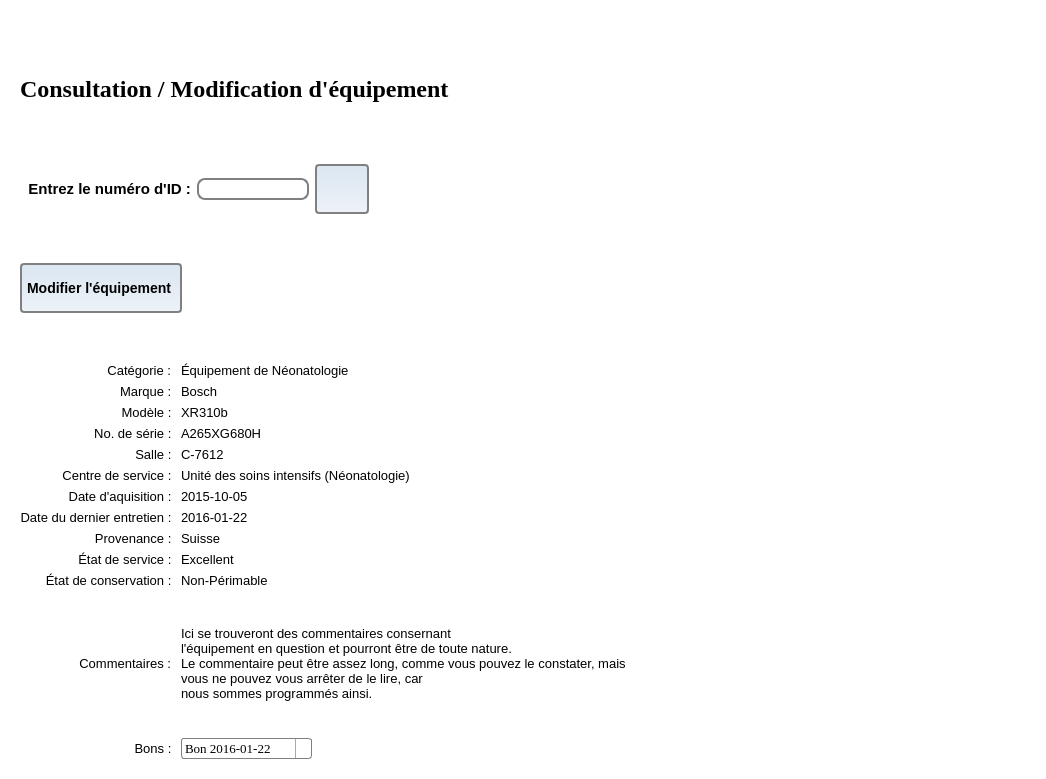
<?xml version="1.0" encoding="UTF-8"?>
<ui version="4.0">
 <class>BackgroundFrame</class>
 <widget class="QWidget" name="BackgroundFrame">
  <property name="geometry">
   <rect>
    <x>0</x>
    <y>0</y>
    <width>1046</width>
    <height>779</height>
   </rect>
  </property>
  <property name="windowTitle">
   <string>Form</string>
  </property>
  <property name="styleSheet">
   <string notr="true">#BackgroundFrame {
background: white;
}</string>
  </property>
  <layout class="QGridLayout" name="gridLayout">
   <item row="0" column="0">
    <widget class="QWidget" name="MainFrame" native="true">
     <property name="styleSheet">
      <string notr="true">#ConsultationEquip {
background: gray;
}

#MainFrame {
background: white;
}
QLineEdit {
padding: 1px;
border-style: solid;
border: 2px solid gray;
border-radius: 8px;
min-width: 50px
}

QPushButton {
color: black;
background-color: qlineargradient(x1: 0, y1: 1, x2: 0, y2: 0, stop: 0 #edf2f8, stop: 1 #dae6f1);
border-width: 2px;
border-color: grey;
border-style: solid;
border-radius: 4px;
padding: 3px;
font: bold 14px;
padding-left: 5px;
padding-right: 5px;
min-width: 40px;
max-width:220px;
min-height: 40px;
max-height: 40px;
}

QPushButton:hover {
background-color: qlineargradient(x1: 0, y1: 1, x2: 0, y2: 0, stop: 0 #edf2f8, stop: 1 #c8d9ea);
}

QPushButton:pressed {
background-color: rgb(193, 213, 243);
}


QComboBox {
    border: 1px solid gray;
    border-radius: 3px;
    padding: 1px 18px 1px 3px;
    min-width: 8em;
}

QComboBox:editable {
    background: white;
}

QComboBox:!editable, QComboBox::drop-down:editable {
     background: qlineargradient(x1: 0, y1: 0, x2: 0, y2: 1,
                                 stop: 0 #E1E1E1, stop: 0.4 #DDDDDD,
                                 stop: 0.5 #D8D8D8, stop: 1.0 #D3D3D3);
}

/* QComboBox gets the &quot;on&quot; state when the popup is open */
QComboBox:!editable:on, QComboBox::drop-down:editable:on {
    background: qlineargradient(x1: 0, y1: 0, x2: 0, y2: 1,
                                stop: 0 #D3D3D3, stop: 0.4 #D8D8D8,
                                stop: 0.5 #DDDDDD, stop: 1.0 #E1E1E1);
}

QComboBox:on { /* shift the text when the popup opens */
    padding-top: 3px;
    padding-left: 4px;
}

QComboBox::drop-down {
    subcontrol-origin: padding;
    subcontrol-position: top right;
    width: 15px;

    border-left-width: 1px;
    border-left-color: darkgray;
    border-left-style: solid; /* just a single line */
    border-top-right-radius: 3px; /* same radius as the QComboBox */
    border-bottom-right-radius: 3px;
}

QComboBox::down-arrow {
    image: url(/usr/share/icons/crystalsvg/16x16/actions/1downarrow.png);
}

QComboBox::down-arrow:on { /* shift the arrow when popup is open */
    top: 1px;
    left: 1px;
}</string>
     </property>
     <layout class="QGridLayout" name="gridLayout_2">
      <item row="0" column="0" colspan="3">
       <layout class="QHBoxLayout" name="horizontalLayout">
        <item>
         <widget class="QLabel" name="titre">
          <property name="font">
           <font>
            <family>Times New Roman</family>
            <pointsize>18</pointsize>
            <weight>75</weight>
            <italic>false</italic>
            <bold>true</bold>
            <underline>false</underline>
           </font>
          </property>
          <property name="text">
           <string>Consultation / Modification d'équipement</string>
          </property>
         </widget>
        </item>
        <item>
         <widget class="QLabel" name="label">
          <property name="text">
           <string/>
          </property>
          <property name="pixmap">
           <pixmap>book.png</pixmap>
          </property>
          <property name="scaledContents">
           <bool>false</bool>
          </property>
         </widget>
        </item>
       </layout>
      </item>
      <item row="0" column="3">
       <layout class="QHBoxLayout" name="horizontalLayout_9">
        <item>
         <spacer name="horizontalSpacer_3">
          <property name="orientation">
           <enum>Qt::Horizontal</enum>
          </property>
          <property name="sizeHint" stdset="0">
           <size>
            <width>40</width>
            <height>20</height>
           </size>
          </property>
         </spacer>
        </item>
       </layout>
      </item>
      <item row="1" column="0" colspan="2">
       <layout class="QHBoxLayout" name="horizontalLayout_3">
        <item>
         <widget class="QLabel" name="label_6">
          <property name="font">
           <font>
            <pointsize>11</pointsize>
            <weight>75</weight>
            <bold>true</bold>
           </font>
          </property>
          <property name="text">
           <string>  Entrez le numéro d'ID :</string>
          </property>
          <property name="alignment">
           <set>Qt::AlignCenter</set>
          </property>
         </widget>
        </item>
        <item>
         <widget class="QLineEdit" name="lineEdit"/>
        </item>
       </layout>
      </item>
      <item row="1" column="2">
       <layout class="QHBoxLayout" name="horizontalLayout_2">
        <item>
         <layout class="QVBoxLayout" name="verticalLayout_3">
          <item>
           <widget class="QPushButton" name="afficherEquipementButton">
            <property name="font">
             <font>
              <pointsize>-1</pointsize>
              <weight>75</weight>
              <italic>false</italic>
              <bold>true</bold>
             </font>
            </property>
            <property name="text">
             <string/>
            </property>
            <property name="icon">
             <iconset>
              <normaloff>refresh3.png</normaloff>refresh3.png</iconset>
            </property>
            <property name="iconSize">
             <size>
              <width>36</width>
              <height>36</height>
             </size>
            </property>
           </widget>
          </item>
         </layout>
        </item>
        <item>
         <spacer name="horizontalSpacer_8">
          <property name="orientation">
           <enum>Qt::Horizontal</enum>
          </property>
          <property name="sizeHint" stdset="0">
           <size>
            <width>40</width>
            <height>20</height>
           </size>
          </property>
         </spacer>
        </item>
       </layout>
      </item>
      <item row="2" column="0" colspan="2">
       <layout class="QHBoxLayout" name="horizontalLayout_4">
        <item>
         <widget class="QPushButton" name="ajouterUnEquipementNutton">
          <property name="font">
           <font>
            <pointsize>-1</pointsize>
            <weight>75</weight>
            <italic>false</italic>
            <bold>true</bold>
           </font>
          </property>
          <property name="text">
           <string>Modifier l'équipement </string>
          </property>
          <property name="icon">
           <iconset>
            <normaloff>edit.png</normaloff>edit.png</iconset>
          </property>
          <property name="iconSize">
           <size>
            <width>42</width>
            <height>42</height>
           </size>
          </property>
         </widget>
        </item>
        <item>
         <spacer name="horizontalSpacer_5">
          <property name="orientation">
           <enum>Qt::Horizontal</enum>
          </property>
          <property name="sizeHint" stdset="0">
           <size>
            <width>40</width>
            <height>20</height>
           </size>
          </property>
         </spacer>
        </item>
        <item>
         <widget class="QFrame" name="frame">
          <property name="frameShape">
           <enum>QFrame::StyledPanel</enum>
          </property>
          <property name="frameShadow">
           <enum>QFrame::Raised</enum>
          </property>
         </widget>
        </item>
       </layout>
      </item>
      <item row="3" column="0">
       <layout class="QVBoxLayout" name="verticalLayout">
        <item alignment="Qt::AlignRight">
         <widget class="QLabel" name="label_5">
          <property name="font">
           <font>
            <pointsize>10</pointsize>
           </font>
          </property>
          <property name="text">
           <string>Catégorie : </string>
          </property>
          <property name="alignment">
           <set>Qt::AlignCenter</set>
          </property>
         </widget>
        </item>
        <item alignment="Qt::AlignRight">
         <widget class="QLabel" name="label_28">
          <property name="font">
           <font>
            <pointsize>10</pointsize>
           </font>
          </property>
          <property name="text">
           <string>Marque : </string>
          </property>
          <property name="alignment">
           <set>Qt::AlignCenter</set>
          </property>
         </widget>
        </item>
        <item>
         <widget class="QLabel" name="label_32">
          <property name="font">
           <font>
            <pointsize>10</pointsize>
           </font>
          </property>
          <property name="text">
           <string>Modèle : </string>
          </property>
          <property name="alignment">
           <set>Qt::AlignRight|Qt::AlignTrailing|Qt::AlignVCenter</set>
          </property>
         </widget>
        </item>
        <item>
         <widget class="QLabel" name="label_30">
          <property name="font">
           <font>
            <pointsize>10</pointsize>
           </font>
          </property>
          <property name="text">
           <string>No. de série : </string>
          </property>
          <property name="alignment">
           <set>Qt::AlignRight|Qt::AlignTrailing|Qt::AlignVCenter</set>
          </property>
         </widget>
        </item>
        <item>
         <widget class="QLabel" name="label_31">
          <property name="font">
           <font>
            <pointsize>10</pointsize>
           </font>
          </property>
          <property name="text">
           <string>Salle : </string>
          </property>
          <property name="alignment">
           <set>Qt::AlignRight|Qt::AlignTrailing|Qt::AlignVCenter</set>
          </property>
         </widget>
        </item>
        <item>
         <widget class="QLabel" name="label_33">
          <property name="font">
           <font>
            <pointsize>10</pointsize>
           </font>
          </property>
          <property name="text">
           <string>Centre de service : </string>
          </property>
          <property name="alignment">
           <set>Qt::AlignRight|Qt::AlignTrailing|Qt::AlignVCenter</set>
          </property>
         </widget>
        </item>
        <item>
         <widget class="QLabel" name="label_29">
          <property name="font">
           <font>
            <pointsize>10</pointsize>
           </font>
          </property>
          <property name="text">
           <string>Date d'aquisition : </string>
          </property>
          <property name="alignment">
           <set>Qt::AlignRight|Qt::AlignTrailing|Qt::AlignVCenter</set>
          </property>
         </widget>
        </item>
        <item>
         <widget class="QLabel" name="label_27">
          <property name="font">
           <font>
            <pointsize>10</pointsize>
           </font>
          </property>
          <property name="text">
           <string>Date du dernier entretien : </string>
          </property>
          <property name="alignment">
           <set>Qt::AlignRight|Qt::AlignTrailing|Qt::AlignVCenter</set>
          </property>
         </widget>
        </item>
        <item>
         <widget class="QLabel" name="label_26">
          <property name="font">
           <font>
            <pointsize>10</pointsize>
           </font>
          </property>
          <property name="text">
           <string>Provenance : </string>
          </property>
          <property name="alignment">
           <set>Qt::AlignRight|Qt::AlignTrailing|Qt::AlignVCenter</set>
          </property>
         </widget>
        </item>
        <item>
         <widget class="QLabel" name="label_14">
          <property name="font">
           <font>
            <pointsize>10</pointsize>
           </font>
          </property>
          <property name="text">
           <string>État de service : </string>
          </property>
          <property name="alignment">
           <set>Qt::AlignRight|Qt::AlignTrailing|Qt::AlignVCenter</set>
          </property>
         </widget>
        </item>
        <item>
         <widget class="QLabel" name="label_17">
          <property name="font">
           <font>
            <pointsize>10</pointsize>
           </font>
          </property>
          <property name="text">
           <string>État de conservation : </string>
          </property>
          <property name="alignment">
           <set>Qt::AlignRight|Qt::AlignTrailing|Qt::AlignVCenter</set>
          </property>
         </widget>
        </item>
       </layout>
      </item>
      <item row="3" column="1" colspan="2">
       <layout class="QVBoxLayout" name="verticalLayout_2">
        <item>
         <widget class="QLabel" name="label_7">
          <property name="font">
           <font>
            <pointsize>10</pointsize>
           </font>
          </property>
          <property name="text">
           <string>Équipement de Néonatologie</string>
          </property>
          <property name="alignment">
           <set>Qt::AlignLeading|Qt::AlignLeft|Qt::AlignVCenter</set>
          </property>
         </widget>
        </item>
        <item>
         <widget class="QLabel" name="label_35">
          <property name="font">
           <font>
            <pointsize>10</pointsize>
           </font>
          </property>
          <property name="text">
           <string>Bosch</string>
          </property>
          <property name="alignment">
           <set>Qt::AlignLeading|Qt::AlignLeft|Qt::AlignVCenter</set>
          </property>
         </widget>
        </item>
        <item>
         <widget class="QLabel" name="label_36">
          <property name="font">
           <font>
            <pointsize>10</pointsize>
           </font>
          </property>
          <property name="text">
           <string>XR310b</string>
          </property>
          <property name="alignment">
           <set>Qt::AlignLeading|Qt::AlignLeft|Qt::AlignVCenter</set>
          </property>
         </widget>
        </item>
        <item>
         <widget class="QLabel" name="label_37">
          <property name="font">
           <font>
            <pointsize>10</pointsize>
           </font>
          </property>
          <property name="text">
           <string>A265XG680H</string>
          </property>
          <property name="alignment">
           <set>Qt::AlignLeading|Qt::AlignLeft|Qt::AlignVCenter</set>
          </property>
         </widget>
        </item>
        <item>
         <widget class="QLabel" name="label_38">
          <property name="font">
           <font>
            <pointsize>10</pointsize>
           </font>
          </property>
          <property name="text">
           <string>C-7612</string>
          </property>
          <property name="alignment">
           <set>Qt::AlignLeading|Qt::AlignLeft|Qt::AlignVCenter</set>
          </property>
         </widget>
        </item>
        <item>
         <widget class="QLabel" name="label_39">
          <property name="font">
           <font>
            <pointsize>10</pointsize>
           </font>
          </property>
          <property name="text">
           <string>Unité des soins intensifs (Néonatologie)</string>
          </property>
          <property name="alignment">
           <set>Qt::AlignLeading|Qt::AlignLeft|Qt::AlignVCenter</set>
          </property>
         </widget>
        </item>
        <item>
         <widget class="QLabel" name="label_40">
          <property name="font">
           <font>
            <pointsize>10</pointsize>
           </font>
          </property>
          <property name="text">
           <string>2015-10-05</string>
          </property>
          <property name="alignment">
           <set>Qt::AlignLeading|Qt::AlignLeft|Qt::AlignVCenter</set>
          </property>
         </widget>
        </item>
        <item>
         <widget class="QLabel" name="label_41">
          <property name="font">
           <font>
            <pointsize>10</pointsize>
           </font>
          </property>
          <property name="text">
           <string>2016-01-22</string>
          </property>
          <property name="alignment">
           <set>Qt::AlignLeading|Qt::AlignLeft|Qt::AlignVCenter</set>
          </property>
         </widget>
        </item>
        <item>
         <widget class="QLabel" name="label_42">
          <property name="font">
           <font>
            <pointsize>10</pointsize>
           </font>
          </property>
          <property name="text">
           <string>Suisse</string>
          </property>
          <property name="alignment">
           <set>Qt::AlignLeading|Qt::AlignLeft|Qt::AlignVCenter</set>
          </property>
         </widget>
        </item>
        <item>
         <widget class="QLabel" name="label_43">
          <property name="font">
           <font>
            <pointsize>10</pointsize>
           </font>
          </property>
          <property name="text">
           <string>Excellent</string>
          </property>
          <property name="alignment">
           <set>Qt::AlignLeading|Qt::AlignLeft|Qt::AlignVCenter</set>
          </property>
         </widget>
        </item>
        <item>
         <widget class="QLabel" name="label_44">
          <property name="font">
           <font>
            <pointsize>10</pointsize>
           </font>
          </property>
          <property name="text">
           <string>Non-Périmable</string>
          </property>
          <property name="alignment">
           <set>Qt::AlignLeading|Qt::AlignLeft|Qt::AlignVCenter</set>
          </property>
         </widget>
        </item>
       </layout>
      </item>
      <item row="4" column="0">
       <layout class="QHBoxLayout" name="horizontalLayout_7">
        <item alignment="Qt::AlignRight">
         <widget class="QLabel" name="label_34">
          <property name="font">
           <font>
            <pointsize>10</pointsize>
           </font>
          </property>
          <property name="text">
           <string>Commentaires : </string>
          </property>
          <property name="alignment">
           <set>Qt::AlignCenter</set>
          </property>
         </widget>
        </item>
       </layout>
      </item>
      <item row="4" column="1" colspan="3">
       <layout class="QHBoxLayout" name="horizontalLayout_5">
        <item>
         <widget class="QLabel" name="label_45">
          <property name="font">
           <font>
            <pointsize>10</pointsize>
           </font>
          </property>
          <property name="text">
           <string>Ici se trouveront des commentaires consernant
l'équipement en question et pourront être de toute nature.
Le commentaire peut être assez long, comme vous pouvez le constater, mais
vous ne pouvez vous arrêter de le lire, car
nous sommes programmés ainsi.</string>
          </property>
          <property name="alignment">
           <set>Qt::AlignLeading|Qt::AlignLeft|Qt::AlignVCenter</set>
          </property>
         </widget>
        </item>
       </layout>
      </item>
      <item row="5" column="0">
       <layout class="QHBoxLayout" name="horizontalLayout_8">
        <item>
         <widget class="QLabel" name="label_46">
          <property name="font">
           <font>
            <pointsize>10</pointsize>
           </font>
          </property>
          <property name="text">
           <string>Bons : </string>
          </property>
          <property name="alignment">
           <set>Qt::AlignRight|Qt::AlignTrailing|Qt::AlignVCenter</set>
          </property>
         </widget>
        </item>
       </layout>
      </item>
      <item row="5" column="1" colspan="2">
       <layout class="QHBoxLayout" name="horizontalLayout_6">
        <item alignment="Qt::AlignLeft">
         <widget class="QComboBox" name="comboBox">
          <property name="font">
           <font>
            <family>Times New Roman</family>
            <pointsize>10</pointsize>
           </font>
          </property>
          <property name="maxCount">
           <number>2147483645</number>
          </property>
          <property name="sizeAdjustPolicy">
           <enum>QComboBox::AdjustToContentsOnFirstShow</enum>
          </property>
          <item>
           <property name="text">
            <string>Bon 2016-01-22</string>
           </property>
           <property name="icon">
            <iconset>
             <normaloff>view-icon.png</normaloff>view-icon.png</iconset>
           </property>
          </item>
          <item>
           <property name="text">
            <string>Bon 2016-03-07</string>
           </property>
           <property name="icon">
            <iconset>
             <normaloff>view-icon.png</normaloff>view-icon.png</iconset>
           </property>
          </item>
          <item>
           <property name="text">
            <string>Bon 2016-05-12</string>
           </property>
           <property name="icon">
            <iconset>
             <normaloff>view-icon.png</normaloff>view-icon.png</iconset>
           </property>
          </item>
         </widget>
        </item>
       </layout>
      </item>
     </layout>
     <zorder></zorder>
     <zorder></zorder>
     <zorder></zorder>
     <zorder></zorder>
    </widget>
   </item>
  </layout>
 </widget>
 <resources/>
 <connections/>
</ui>
